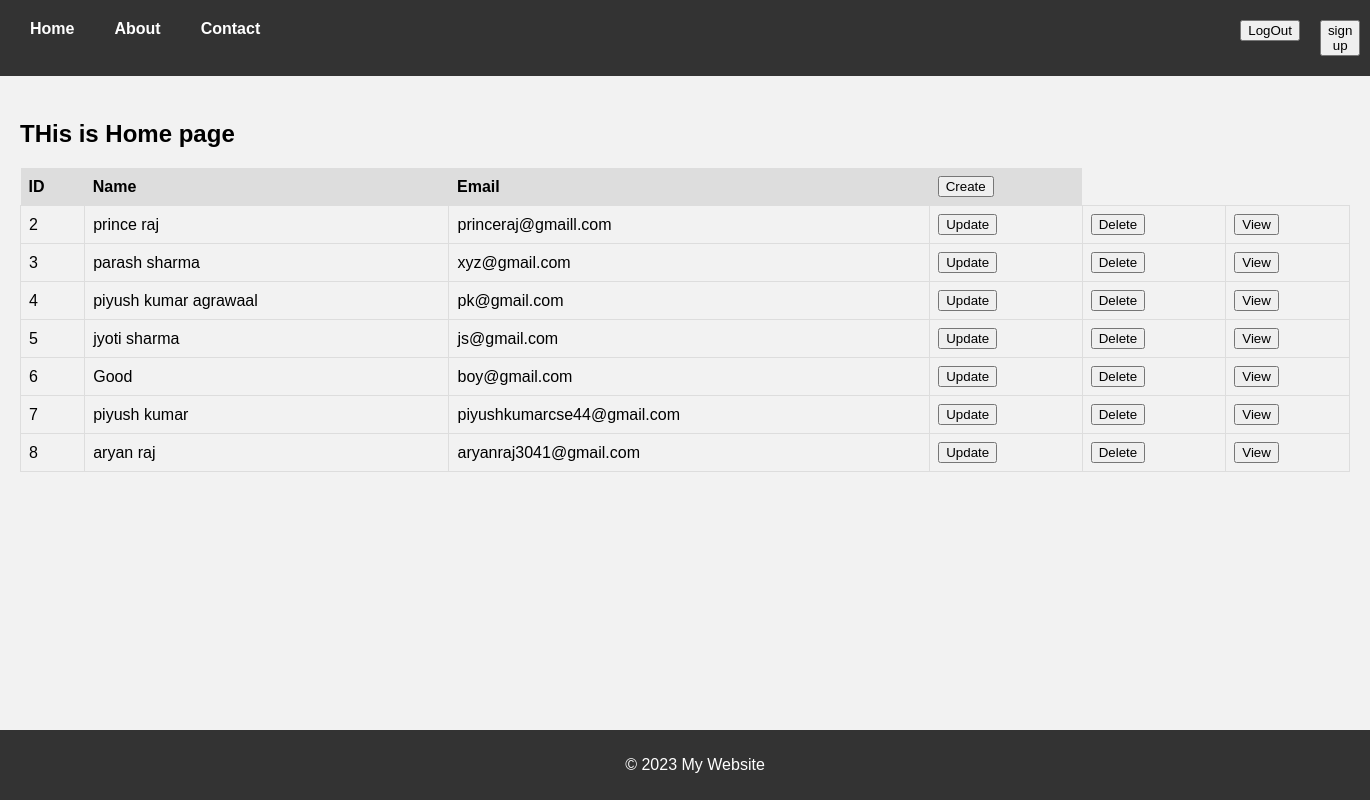
The app's page / (signed in) with its own data.
### form/models.py (models this page shows, shortened)
class ContactForm(models.Model):
    id = models.IntegerField(unique=True,primary_key=True,editable=False)
    Name = models.CharField(max_length=100,default="")
    Email = models.EmailField(max_length=100,default="")
    photo = models.ImageField(default = "Screenshot from 2022-06-17 08-43-48.png")
    Phone = models.CharField(max_length=10,default='')
    Adress = models.CharField(max_length=200,default='')
    Message_Subject = models.CharField(max_length=1000,verbose_name="Message Subject")
    Message = models.TextField(null=True,blank = True)

### form/views.py (the view)
# urls.py: 2. Add a URL to urlpatterns:  path('', views.home, name='home')
def home(request):
    dataset = ContactForm.objects.all()
    data = {
        'home_title':'THis is Home page',
        'dataset': dataset,
        }
    return render(request,'home.html',data)

### template/home.html (shortened to what this page needs)
{% extends 'main.html' %}
{% load static %}
{% block css %}
<link rel="stylesheet" href="{% static 'styles/home.css' %}">
{% endblock %}
{% block content %}
<p class="home_title">{{home_title}}</p>
<div class="table-container">
  <table>
    <thead>
      <tr class="heading">
        <th>ID</th>
        <th>Name</th>
        <th>Email</th>
        <th><a href="{% url 'create' %}"><button>Create</button></a></th>
      </tr>
    </thead>
    <tbody>
      {% for dataobj in dataset %}
        <tr class="item">
          <td>{{dataobj.id}}</td>
          <td>{{dataobj.Name}}</td>
          <td>{{dataobj.Email}}</td>
          {% if request.user.is_authenticated  %}
          <td><a href="{% url 'update' dataobj.id %}"><button>Update</button></a></td>
          <td><a href="{% url 'delete' dataobj.id %}"><button>Delete</button></a></td>
          {% endif %}
          <td><a href="{% url 'view' dataobj.id %}"><button>View</button></a></td>
        </tr>
      {% endfor %}
    </tbody>
  </table>
</div>
{% endblock %}

### static/styles/main.css (style rules this page uses)
body { font-family: Arial, sans-serif; margin: 0; padding: 0; }

### static/styles/home.css (style rules this page uses)
table { width: 100%; border-collapse: collapse; }
.heading th { background-color: #ddd; font-weight: bold; text-align: left; padding: 8px; }
.item td { border: 1px solid #ddd; padding: 8px; }
.home_title { font-size: 24px; font-weight: bold; margin-bottom: 20px; }
body { background-color: #f2f2f2; }
a { color: #0077cc; text-decoration: none; }

### records on screen
ContactForm: id "2", Name "prince raj", Email "princeraj@gmaill.com"
ContactForm: id "3", Name "parash sharma", Email "xyz@gmail.com"
ContactForm: id "4", Name "piyush kumar agrawaal", Email "pk@gmail.com"
ContactForm: id "5", Name "jyoti sharma", Email "js@gmail.com"
ContactForm: id "6", Name "Good", Email "boy@gmail.com"
ContactForm: id "7", Name "piyush kumar", Email "piyushkumarcse44@gmail.com"
ContactForm: id "8", Name "aryan raj", Email "aryanraj3041@gmail.com"

### other values on screen
{{ home_title }} "THis is Home page"
